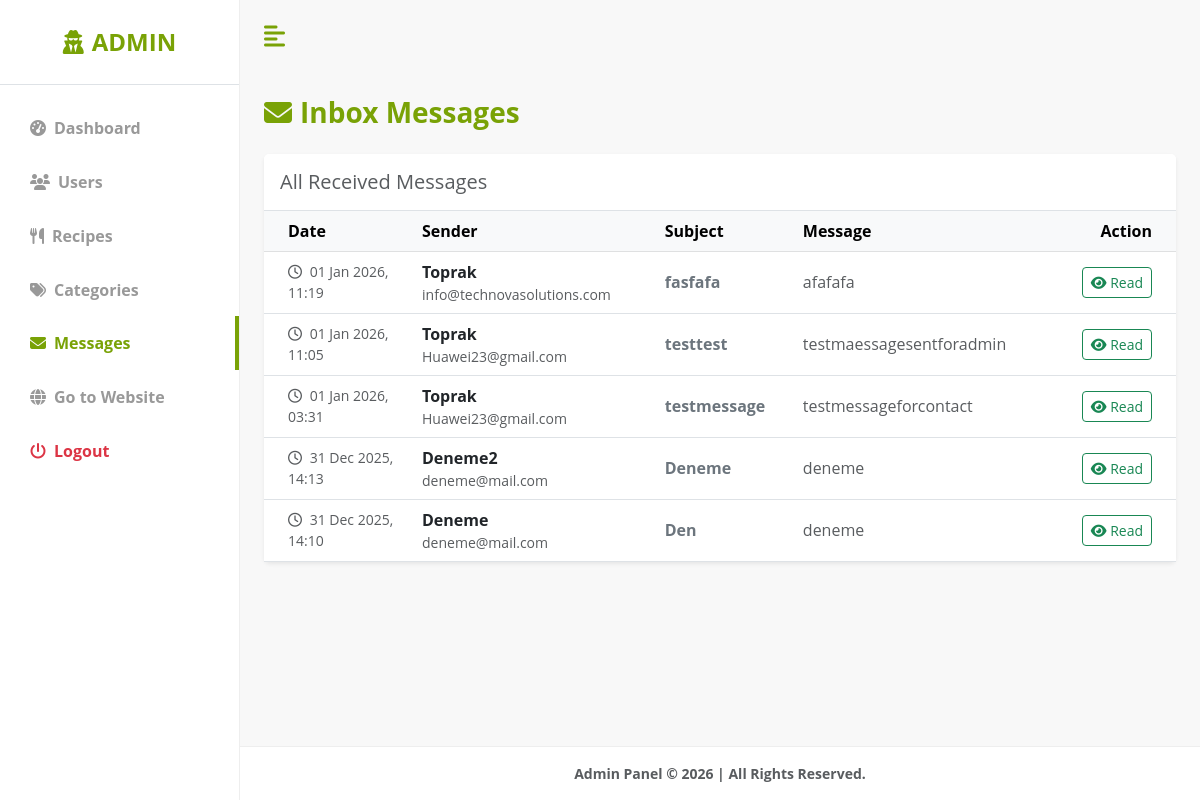
The app's page /recipe_of_the_day/admin/messages.php (signed in) with its own data.
### tables this page shows
CREATE TABLE `messages` (
  `id` int NOT NULL AUTO_INCREMENT,
  `name` varchar(100) NOT NULL,
  `email` varchar(150) NOT NULL,
  `subject` varchar(255) NOT NULL,
  `message` text NOT NULL,
  `created_at` timestamp NULL DEFAULT CURRENT_TIMESTAMP,
  PRIMARY KEY (`id`)
);

### recipe_of_the_day/admin/messages.php (the view, shortened to what this page needs)
<?php
require_once __DIR__ . '/../config/database.php';
$stmt = $pdo->query("SELECT * FROM messages ORDER BY created_at DESC");
$messages = $stmt->fetchAll();
require_once "header.php";
?>
<div class="row my-4">
    <div class="col-md-12">
        <div class="d-flex justify-content-between align-items-center mb-3">
            <h2 class="fs-3 fw-bold primary-text">
                <i class="fas fa-envelope me-2"></i>Inbox Messages
            </h2>
        </div>
        <div class="card shadow-sm border-0">
            <div class="card-header bg-white border-bottom py-3">
                <h5 class="mb-0 text-muted">All Received Messages</h5>
            </div>
            <div class="card-body p-0">
                <div class="table-responsive">
                    <table class="table table-hover align-middle mb-0">
                        <thead class="table-light">
                            <tr>
                                <th class="ps-4">Date</th>
                                <th>Sender</th>
                                <th>Subject</th>
                                <th>Message</th>
                                <th class="text-end pe-4">Action</th>
                            </tr>
                        </thead>
                        <tbody>
                            <?php if (count($messages) > 0): ?>
                                <?php foreach ($messages as $msg): ?>
                                    <tr>
                                        <td class="ps-4 text-muted small" style="width: 150px;">
                                            <i class="far fa-clock me-1"></i>
                                            <?= date('d M Y, H:i', strtotime($msg['created_at'])) ?>
                                        </td>
                                        <td>
                                            <div class="fw-bold text-dark"><?= htmlspecialchars($msg['name']) ?></div>
                                            <div class="text-muted small">
                                                <?= htmlspecialchars($msg['email']) ?>
                                            </div>
                                        </td>
                                        <td class="fw-bold text-secondary">
                                            <?= htmlspecialchars($msg['subject']) ?>
                                        </td>
                                        <td style="max-width: 300px;">
                                            <div class="text-muted text-truncate" style="max-width: 300px;">
                                                <?= htmlspecialchars($msg['message']) ?>
                                            </div>
                                        </td>
                                        <td class="text-end pe-4">
                                            <button type="button" class="btn btn-sm btn-outline-success" data-bs-toggle="modal" data-bs-target="#msgModal<?= $msg['id'] ?>">
                                                <i class="fas fa-eye"></i> Read
                                            </button>
                                        </td>
                                    </tr>
                                    <?php endforeach; ?>
                            <?php endif; ?>
                        </tbody>
                    </table>
                </div>
            </div>
        </div>
    </div>
</div>
<?php require_once "footer.php"; ?>

### recipe_of_the_day/admin/admin.css (style rules this page uses)
html, body { height: 100%; margin: 0; padding: 0; font-family: 'Open Sans', sans-serif; background-color: #f8f8f8; }
:root { --main-bg-color: #79a206; --main-text-color: #79a206; --second-text-color: #999; --second-bg-color: #f9fdf5; }
.primary-text { color: var(--main-text-color); }

### records on screen
messages: created_at "01 Jan 2026, 11:19", name "Toprak", email "info@technovasolutions.com", subject "fasfafa", message "afafafa"
messages: created_at "01 Jan 2026, 11:05", name "Toprak", email "Huawei23@gmail.com", subject "testtest", message "testmaessagesentforadmin"
messages: created_at "01 Jan 2026, 03:31", name "Toprak", email "Huawei23@gmail.com", subject "testmessage", message "testmessageforcontact"
messages: created_at "31 Dec 2025, 14:13", name "Deneme2", email "deneme@mail.com", subject "Deneme", message "deneme"
messages: created_at "31 Dec 2025, 14:10", name "Deneme", email "deneme@mail.com", subject "Den", message "deneme"
